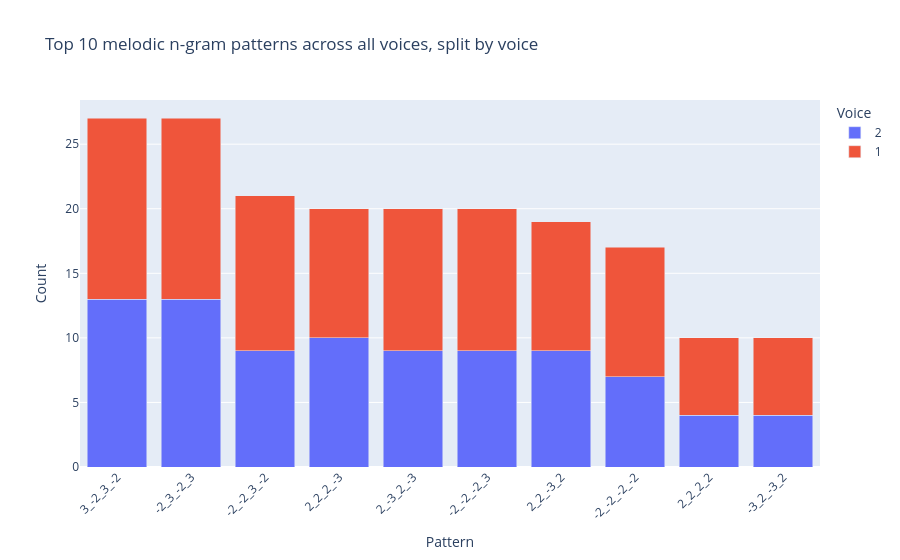

This figure's notebook cell:
### Code cell
top10_patterns = all_patterns.value_counts().head(10).index.tolist()

long_df = mel_ngrams.stack().reset_index()
long_df.columns = ["Measure", "Beat", "Offset", "Voice", "Pattern"]

long_df = long_df[long_df["Pattern"] != ""]

long_df = long_df[long_df["Pattern"].isin(top10_patterns)]

plot_df = (
    long_df.groupby(["Pattern", "Voice"])
    .size()
    .reset_index(name="Count")
)

# preserve the global top-10 order
plot_df["Pattern"] = pd.Categorical(
    plot_df["Pattern"],
    categories=top10_patterns,
    ordered=True
)
plot_df = plot_df.sort_values("Pattern")

# stacked bar chart
fig = px.bar(
    plot_df,
    x="Pattern",
    y="Count",
    color="Voice",
    title="Top 10 melodic n-gram patterns across all voices, split by voice"
)

fig.update_layout(
    barmode="stack",
    xaxis_tickangle=-45
)

fig.show()

### Figure 1 — Plotly figure (JSON) as saved in the notebook; plotly's stock layout.template omitted (floating-point values rounded to 4 significant figures)
{"data": [{"alignmentgroup": "True", "hovertemplate": "Voice=2<br>Pattern=%{x}<br>Count=%{y}<extra></extra>", "legendgroup": "2", "marker": {"color": "#636efa", "pattern": {"shape": ""}}, "name": "2", "offsetgroup": "2", "orientation": "v", "showlegend": true, "textposition": "auto", "type": "bar", "x": ["3_-2_3_-2", "-2_3_-2_3", "-2_-2_3_-2", "2_2_2_-3", "2_-3_2_-3", "-2_-2_-2_3", "2_2_-3_2", "-2_-2_-2_-2", "2_2_2_2", "-3_2_-3_2"], "xaxis": "x", "y": [13, 13, 9, 10, 9, 9, 9, 7, 4, 4], "yaxis": "y"}, {"alignmentgroup": "True", "hovertemplate": "Voice=1<br>Pattern=%{x}<br>Count=%{y}<extra></extra>", "legendgroup": "1", "marker": {"color": "#EF553B", "pattern": {"shape": ""}}, "name": "1", "offsetgroup": "1", "orientation": "v", "showlegend": true, "textposition": "auto", "type": "bar", "x": ["3_-2_3_-2", "-2_3_-2_3", "-2_-2_3_-2", "2_2_2_-3", "2_-3_2_-3", "-2_-2_-2_3", "2_2_-3_2", "-2_-2_-2_-2", "2_2_2_2", "-3_2_-3_2"], "xaxis": "x", "y": [14, 14, 12, 10, 11, 11, 10, 10, 6, 6], "yaxis": "y"}], "layout": {"barmode": "stack", "legend": {"title": {"text": "Voice"}, "tracegroupgap": 0}, "title": {"text": "Top 10 melodic n-gram patterns across all voices, split by voice"}, "xaxis": {"anchor": "y", "domain": [0, 1], "tickangle": -45, "title": {"text": "Pattern"}}, "yaxis": {"anchor": "x", "domain": [0, 1], "title": {"text": "Count"}}}}
